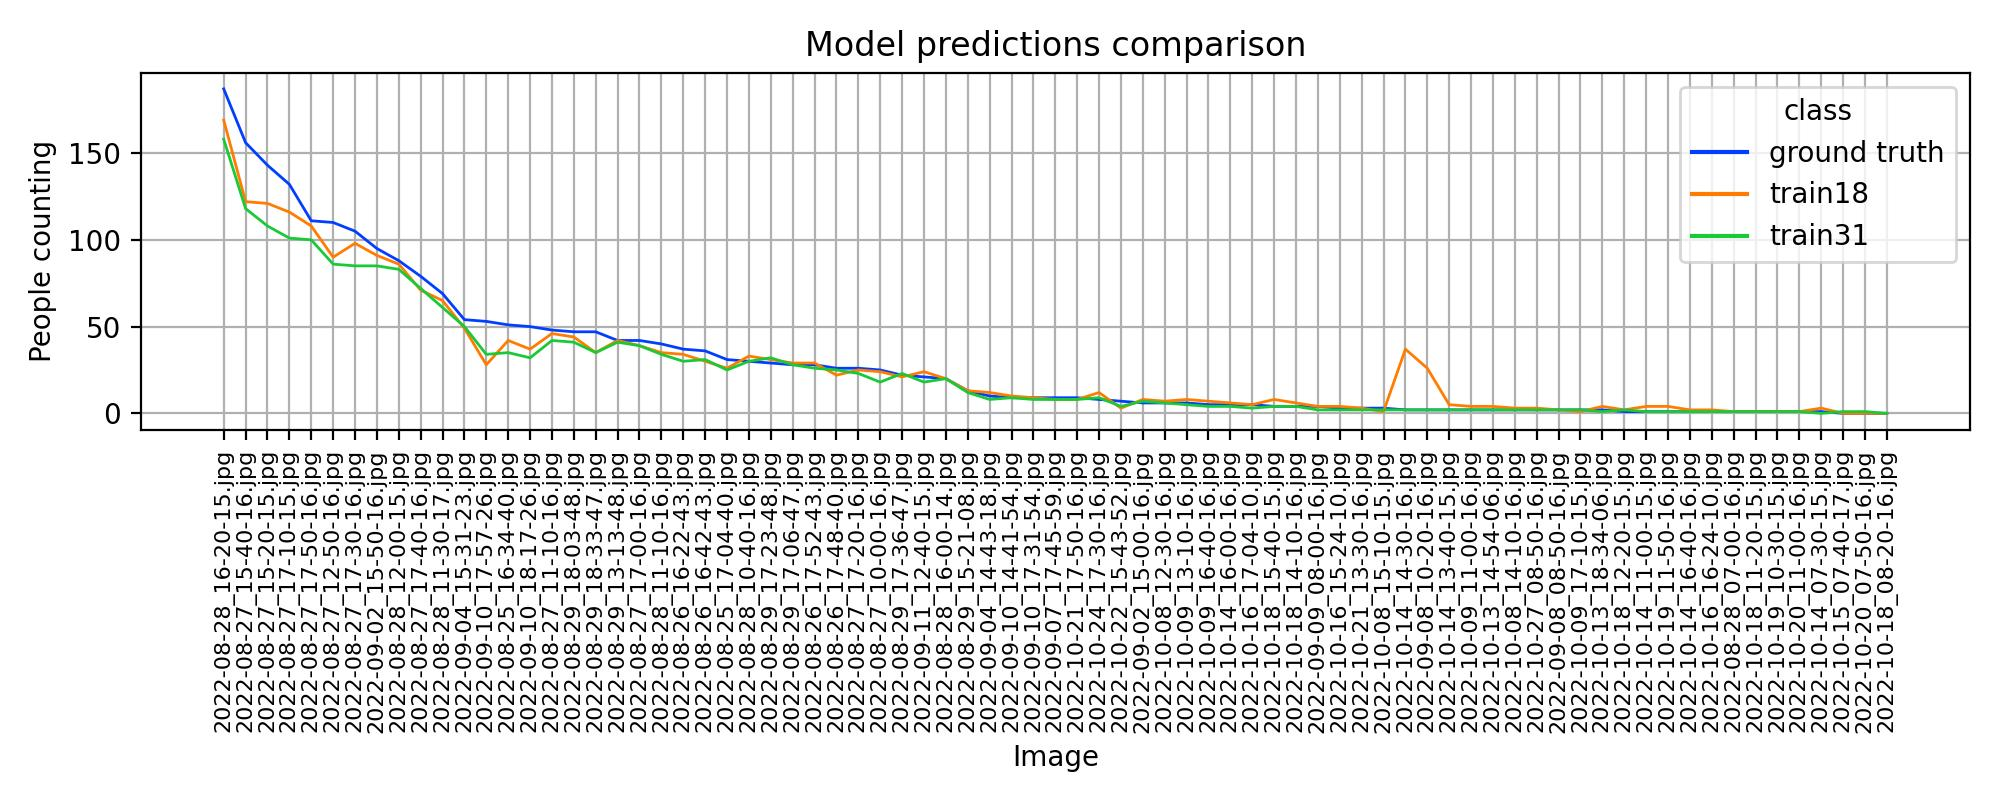

Reproduce this figure in Python.
import fiftyone as fo
import numpy as np
import seaborn as sns
from collections import defaultdict
import pandas as pd
from matplotlib import pyplot as plt
from matplotlib.ticker import FixedLocator
from pandas import IndexSlice
from fiftyone import ViewField as F
import os
import plotly
import kaleido
import plotly.io as pio

from models.utils.Consts import MODEL_LIST
import matplotlib.dates as mdates
from matplotlib.ticker import NullFormatter, FixedLocator

pd.set_option('display.max_columns', 30)
pd.set_option('display.width', 2000)
pd.set_option('display.precision', 3)

test = pd.DataFrame(columns=["Image", "ground truth", "train18", "train31"], dtype=int, )
ds16 = fo.load_dataset('YOLOv8x_BB158_500_t16_b')
ds31 = fo.load_dataset('YOLOv8x_BB426_760_t31_b')
for i, (s16, s31) in enumerate(zip(ds16, ds31)):
    if s16.filename == s31.filename:
        idx = test.index.values.size
        test.loc[idx, "Image"] = s31.filename
        if s16.detections is None and s31.detections is None:
            test.loc[idx, "ground truth"] = 0
        else:
            gt16 = s16.detections.detections
            gt31 = s31.detections.detections
            if len(gt16) == len(gt31):
                test.loc[idx, "ground truth"] = len(gt16)
            else:
                print(s16.filename, len(gt16), " != ", len(gt31))

        pred16 = s16.predictions.detections
        if pred16 is None:
            test.loc[idx, "train18"] = 0
        else:
            test.loc[idx, "train18"] = len(pred16)

        pred31 = s31.predictions.detections
        if pred31 is None:
            test.loc[idx, "train31"] = 0
        else:
            test.loc[idx, "train31"] = len(pred31)

        print(s16.filename, s31.filename, )
    else:
        print(s16.filename,
              len(s16.detections.detections),
              len(s16.predictions.detections),
              s31.filename,
              len(s31.detections.detections),
              len(s31.predictions.detections), )
        break

test_sort = test.sort_values(by=['ground truth', 'train31', 'train18'], ascending=False)
tmp = test_sort.set_index(['Image']).stack()
tmp = tmp.rename_axis(index=['Image', 'class'])
tmp.name = 'People counting'
tmp = tmp.reset_index()

fig, ax = plt.subplots(1, 1, figsize=(10, 4), dpi=200)
sns.lineplot(tmp, x=tmp['Image'], y=tmp['People counting'], hue=tmp['class'],
             markers=False, dashes=False, lw=1, palette=sns.color_palette("bright", 8), ax=ax)
ax.set_title('Model predictions comparison')
ax.set_xticklabels(ax.get_xticklabels(), rotation=90, size=8)
ax.grid()
plt.tight_layout()
# plt.show()
plt.savefig('./data/img_class_ground_truth/Model predictions comparison.jpg')

print('')
